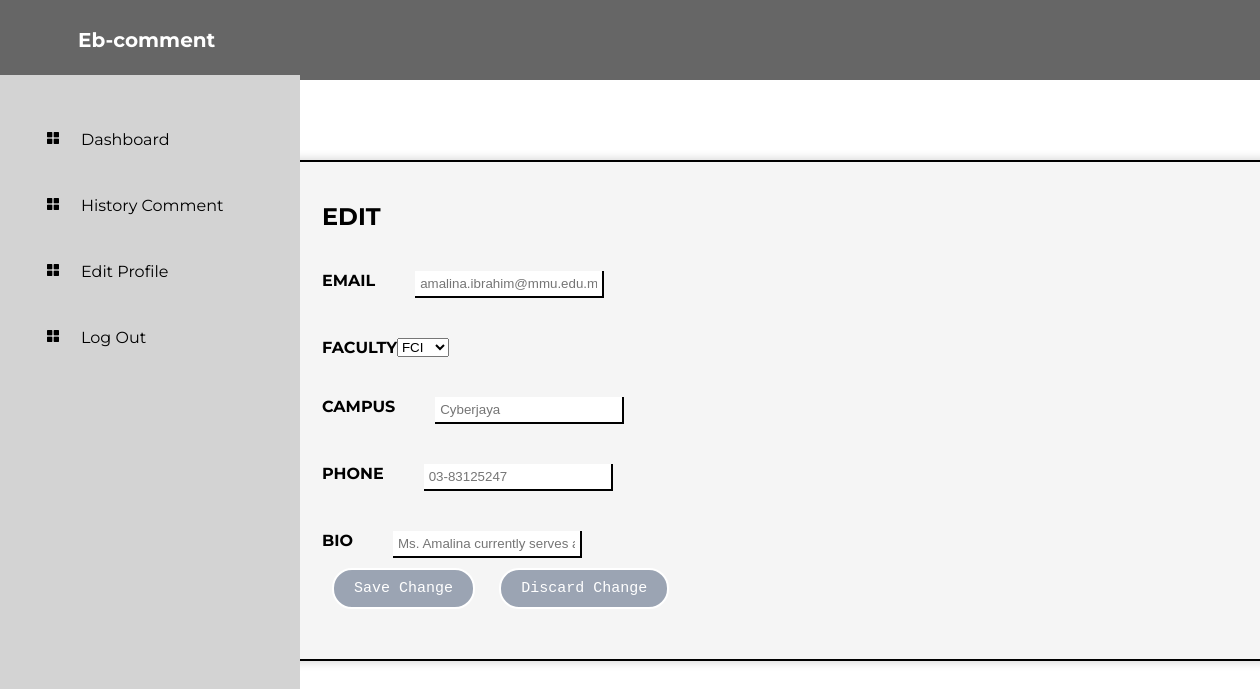
The app's page /a_edit (signed in) with its own data.
### app/models.py (models this page shows)
class Lecturer(db.Model):
    __tablename__ = 'lecturer'
    id = db.Column(db.Integer, primary_key=True)
    name = db.Column(db.String(100), nullable=False)
    photo = db.Column(db.String(100), nullable=False)
    phone = db.Column(db.String(20), nullable=False)
    email = db.Column(db.String(200), nullable=False)
    campus = db.Column(db.String(100), nullable=False)
    bio = db.Column(db.Text, nullable=True)
    faculty_id = db.Column(db.Integer, ForeignKey('faculty.id'), nullable=False)
    faculty = db.relationship("Faculty", back_populates="lecturers")

### app/main.py (the view, shortened to what this page needs)
@app.route("/a_edit", methods=["POST", "GET"])
def edit_teacher():
    user_id = session.get('id')
    user_email = session.get('email')  # Correct key to retrieve user email from session
    conn = get_db_connection()
    cursor = conn.cursor()
    cursor.execute("SELECT id FROM lecturer WHERE email = ?", (user_email,))
    lecturer_result = cursor.fetchone()
    if lecturer_result is None:
        conn.close()
        return "No lecturer found with this email."
    lecturer_id = lecturer_result[0]
    cursor.execute("SELECT * FROM lecturer WHERE id = ?", (lecturer_id,))
    lecturer = cursor.fetchone()
    cursor.execute("SELECT * FROM faculty")
    faculties = cursor.fetchall()
    cursor.execute("SELECT * FROM lecturer WHERE email=?", (user_email,))
    lecturers = cursor.fetchone()
    conn.close()
    return render_template("admin_edit_lecturer.html", lecturers=lecturers, faculties=faculties)

### app/main.py (called while the page is built)
def get_db_connection():
    con = sqlite3.connect("instance/database.db")
    con.row_factory = sqlite3.Row
    return con

@login_manager.user_loader
def load_user(user_id):
    return Users.query.get(user_id)

### app/templates/admin_edit_lecturer.html (shortened to what this page needs)
<!DOCTYPE html>
<html lang="en">
<head>
    <link href='https://unpkg.com/boxicons@2.1.4/css/boxicons.min.css' rel='stylesheet'>
    <link href="../static/style.css" rel="stylesheet">
</head>
<body class = "huiyee">
    <div class="Try">
        <h2>Eb-comment</h2>
        <a href="#">{{ session['nickname'] }}</a>
    </div>
    <div class="sidebar">
        <ul>
            {% if session['email'] == 'admin@gmail.com' %}
            <li><a href="/admin"><i class='bx bxs-grid-alt'></i>Dashboard</a></li>
            <li><a href="/user"><i class='bx bxs-grid-alt'></i>User Control</a></li>
            <li><a href="/admin_comment"><i class='bx bxs-grid-alt'></i>Comment Control</a></li>
            <li><a href="/lecturerlist"><i class='bx bxs-grid-alt'></i>Lecturer List</a></li>
            <li><a href="/admin/view_lecturers_temp"><i class='bx bxs-grid-alt'></i>Lecturer Info Uploaded by Student</a></li>
            <li><a href="/logout"><i class='bx bxs-grid-alt'></i>Log Out</a></li>
            {% else %}
            <li><a href="/admin"><i class='bx bxs-grid-alt'></i>Dashboard</a></li>
            <li><a href="/history"><i class='bx bxs-grid-alt'></i>History Comment</a></li>
            <li><a href="/a_edit"><i class='bx bxs-grid-alt'></i>Edit Profile</a></li>
            <li><a href="/logout"><i class='bx bxs-grid-alt'></i>Log Out</a></li>
            {% endif %}
        </ul>
    </div>
    <div class="profile">
        <h2 style="margin-bottom: 20px;">EDIT</h2>
        <form action="/a_edit" method="POST">
            <div class="label-name">
                <label for="email">EMAIL </label>
                <input type="email" name="email" id="email" placeholder="{{ lecturers[4] }}">
            </div>
            <div class="label-name">
                <label for="faculty">FACULTY</label>
                <select name="faculty" id="faculty">
                    {% for faculty in faculties %}
                        <option value="{{ faculty[0] }}" {% if faculty[0] == lecturers[8] %} selected {% endif %}>{{ faculty[1] }}</option>
                    {% endfor %}
                </select>
            </div>
            <div class="label-name">
                <label for="campus">CAMPUS</label>
                <input type="text" name="campus" id="campus" placeholder="{{ lecturers[5] }}">
            </div>
            <div class="label-name">
                <label for="phone">PHONE</label>
                <input type="text" name="phone" id="phone" placeholder="{{ lecturers[3] }}">
            </div>
            <div class="label-name">
                <label for="bio">BIO</label>
                <input type="text" name="bio" id="bio" placeholder="{{ lecturers[6] }}">
            </div>
            <button type="submit" class="Submit">Save Change</button>
            <button type="reset" class="Cancel">Discard Change</button>
        </form>
    </div>
</body>
</html>

### app/static/style.css (style rules this page uses)
* { margin: 0; padding: 0; box-sizing: border-box; }
.huiyee { font-family: 'Montserrat'; justify-content: center; align-items: center; margin: 0; padding: 0; min-width: 100vh; font-family: 'Montserrat'; }
.Try { padding: 30px; height: 10vh; width: 100%; background-color: rgb(102, 102, 102); justify-content: space-between; align-items: center; display: flex; position: relative; }
.Try h2 { color: white; font-size: 20px; padding: 30px 4%; }
.Try a { color: white; font-weight: bold; text-decoration: none; font-size: 20px; padding: 30px 0; padding-left: 750px; padding-right: 100px; }
.sidebar { position: absolute; left: 0; top: 75px; height: 1100px; width: 300px; background-color: lightgrey; z-index: 10; }
.sidebar ul { list-style: none; align-items: center; padding-bottom: 20px; margin: 5px; padding: 20px; }
.sidebar li { padding-top: 10px; }
.sidebar a { color: black; text-decoration: none; padding-right: 10px; font-weight: 400; }
.sidebar i { padding: 20px; }
label { font-weight: bold; }
.label-name { display: flex; flex-direction: row; margin-right: 100px; }
.Submit { border: 2px solid; padding: 10px 20px; font-size: 15px; font-family: monospace; cursor: pointer; margin: 10px; transition: 0.8s; position: relative; overflow: hidden; background-color: rgb(155, 164, 179); color: white; border-radius: 20px; }
.Cancel { border: 2px solid; padding: 10px 20px; font-size: 15px; font-family: monospace; cursor: pointer; margin: 10px; transition: 0.8s; position: relative; overflow: hidden; background-color: rgb(155, 164, 179); color: white; border-radius: 20px; }
.profile { border: solid 2px; padding: 40px; position: relative; top: 80px; left: 150px; width: 1000px; margin: 0 auto; background-color: whitesmoke; box-shadow: 5px; box-shadow: 0 0 10px rgba(0, 0, 0, 0.2); }
.label-name { margin-top: 40px; }
.label-name input { margin-left: 40px; border-top: none; border-right: none; border-left: none; border-bottom: 2px solid black; border-right: 2px solid black; padding: 5px; }

### records on screen
Lecturer: email "amalina.ibrahim@mmu.edu.my", campus "Cyberjaya", phone "03-83125247"

### other values on screen
form field faculty "FCI"
